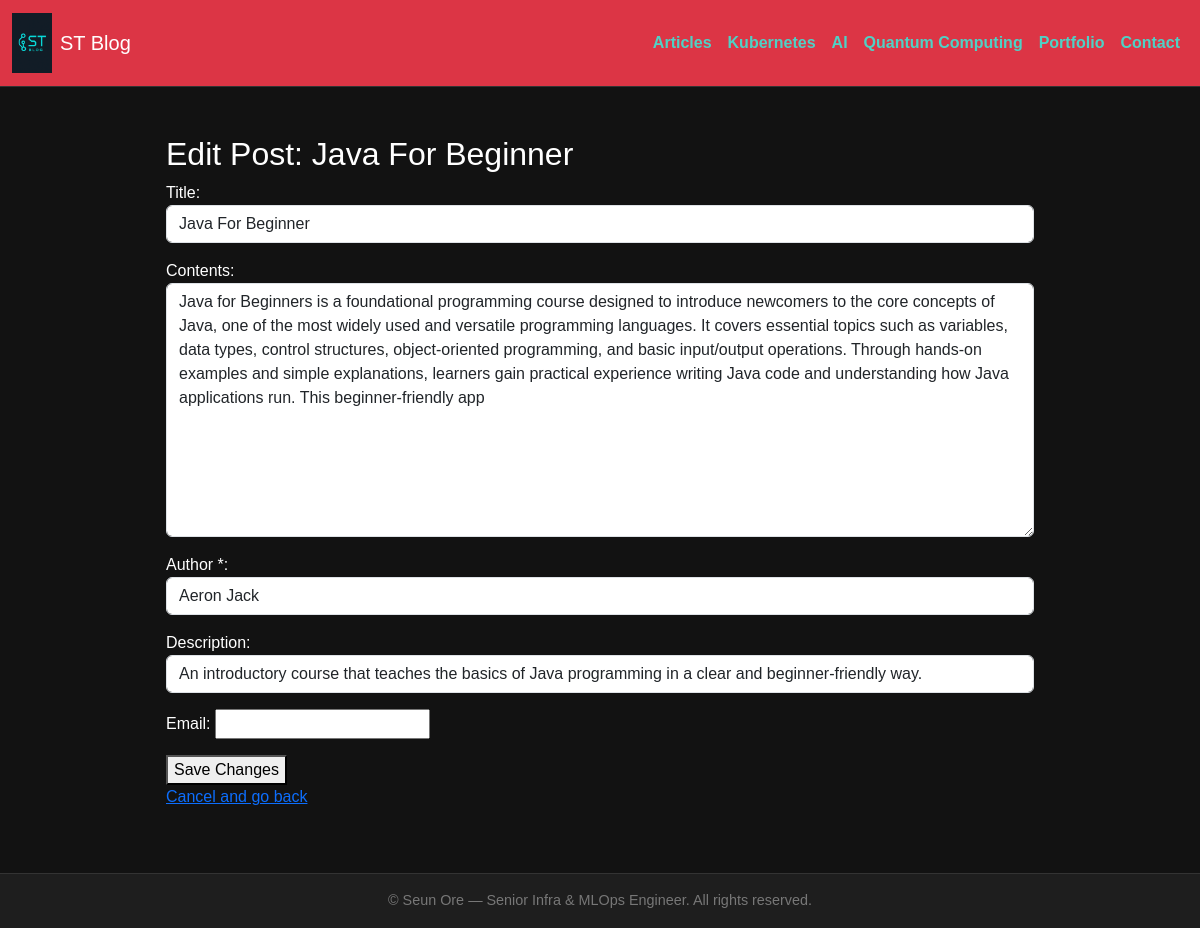
/post/2/edit/, run on the app's committed database.
### api/models.py (models this page shows)
class Api(models.Model):
    title = models.CharField(max_length=100)
    contents = models.TextField(max_length=500)
    price = models.DecimalField(max_digits=10, decimal_places=2, default=0.00)
    date_created = models.DateTimeField(auto_now_add=True)
    author = models.CharField(max_length=50, default='Anonymous')
    description = models.TextField(blank=True, null=True)

### api/views.py (the view)
# urls.py: path('post/<int:id>/edit/', update_post, name='update_post'),
def update_post(request, id):
    post = get_object_or_404(Api, id=id)
    if request.method == 'POST':
        form = PostForm(request.POST, instance=post)
        if form.is_valid():
            form.save()
            return redirect('post_details', id=post.id)
    else:
        form = PostForm(instance=post)
    return render(request, 'update_post.html', {'form': form, 'post': post})

### api/forms.py (shortened to what this page needs)
class PostForm(forms.ModelForm):
    title = forms.CharField(required=True, widget=forms.TextInput(attrs={'class': 'form-control'}))
    contents = forms.CharField(required=True, widget=forms.Textarea(attrs={'Placeholder': 'Your contents', 'class': 'form-control'}))
    email = forms.EmailField()
    author = forms.CharField(required=True, label='Author *', widget=forms.TextInput(attrs={'class': 'form-control'}))
    description = forms.CharField(required=False, widget=forms.TextInput(attrs={'class': 'form-control'}))
    class Meta:
        model = Api
        fields = ['title', 'contents','author', 'description']

### api/templates/update_post.html (shortened to what this page needs)
{% extends "base-page.html" %}
{% block content %}
<h2>Edit Post: {{ post.title }}</h2>
<form method="post">
    {{ form.as_p }}
    <button type="submit">Save Changes</button>
</form>
<p>
    <a href="{% url 'post_details' id=post.id %}">Cancel and go back</a>
</p>
{% endblock %}

### api/templates/base-page.html (style rules this page uses)
body { margin: 0; padding: 0; background-color: #121212; color: #ffffff; font-family: Arial, sans-serif; }

### data on the page
Api: title "Java For Beginner", contents "Java for Beginners is a foundational programming course designed to introduce newcomers to the core concepts of Java, one of the most widely used and versatile programming languages. It covers essential topics such as variables, data types, control structures, object-oriented programming, and basic input/output operations. Through hands-on examples and simple explanations, learners gain practical experience writing Java code and understanding how Java applications run. This beginner-friendly app", author "Aeron Jack", description "An introductory course that teaches the basics of Java programming in a clear and beginner-friendly way."
